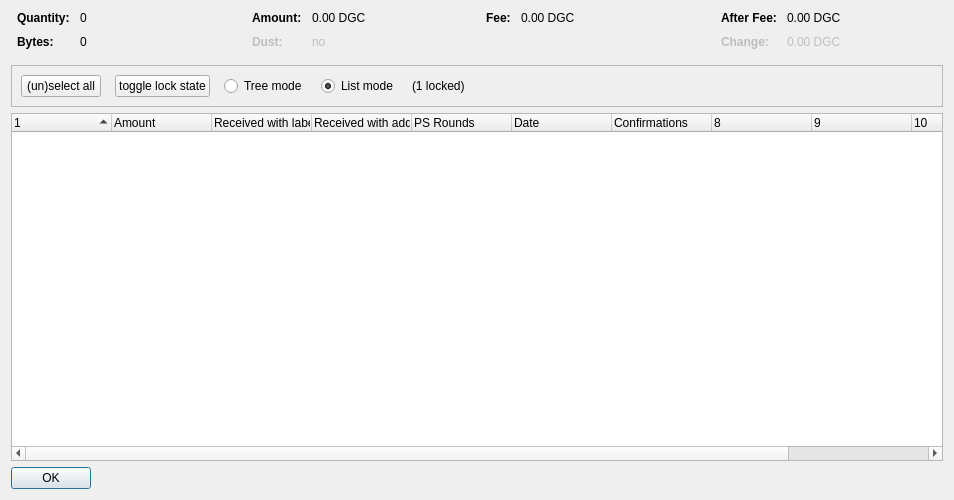
<?xml version="1.0" encoding="UTF-8"?>
<ui version="4.0">
 <class>CoinControlDialog</class>
 <widget class="QDialog" name="CoinControlDialog">
  <property name="geometry">
   <rect>
    <x>0</x>
    <y>0</y>
    <width>954</width>
    <height>500</height>
   </rect>
  </property>
  <property name="windowTitle">
   <string>Coin Selection</string>
  </property>
  <layout class="QVBoxLayout" name="verticalLayout">
   <item>
    <layout class="QHBoxLayout" name="horizontalLayoutTop" stretch="0,0,0,0">
     <property name="topMargin">
      <number>0</number>
     </property>
     <property name="bottomMargin">
      <number>10</number>
     </property>
     <item>
      <layout class="QFormLayout" name="formLayoutCoinControl1">
       <property name="horizontalSpacing">
        <number>10</number>
       </property>
       <property name="verticalSpacing">
        <number>10</number>
       </property>
       <property name="leftMargin">
        <number>6</number>
       </property>
       <property name="rightMargin">
        <number>6</number>
       </property>
       <item row="0" column="0">
        <widget class="QLabel" name="labelCoinControlQuantityText">
         <property name="font">
          <font>
           <weight>75</weight>
           <bold>true</bold>
          </font>
         </property>
         <property name="text">
          <string>Quantity:</string>
         </property>
        </widget>
       </item>
       <item row="0" column="1">
        <widget class="QLabel" name="labelCoinControlQuantity">
         <property name="cursor">
          <cursorShape>IBeamCursor</cursorShape>
         </property>
         <property name="contextMenuPolicy">
          <enum>Qt::ActionsContextMenu</enum>
         </property>
         <property name="text">
          <string notr="true">0</string>
         </property>
         <property name="textInteractionFlags">
          <set>Qt::LinksAccessibleByMouse|Qt::TextSelectableByKeyboard|Qt::TextSelectableByMouse</set>
         </property>
        </widget>
       </item>
       <item row="1" column="0">
        <widget class="QLabel" name="labelCoinControlBytesText">
         <property name="font">
          <font>
           <weight>75</weight>
           <bold>true</bold>
          </font>
         </property>
         <property name="text">
          <string>Bytes:</string>
         </property>
        </widget>
       </item>
       <item row="1" column="1">
        <widget class="QLabel" name="labelCoinControlBytes">
         <property name="cursor">
          <cursorShape>IBeamCursor</cursorShape>
         </property>
         <property name="contextMenuPolicy">
          <enum>Qt::ActionsContextMenu</enum>
         </property>
         <property name="text">
          <string notr="true">0</string>
         </property>
         <property name="textInteractionFlags">
          <set>Qt::LinksAccessibleByMouse|Qt::TextSelectableByKeyboard|Qt::TextSelectableByMouse</set>
         </property>
        </widget>
       </item>
      </layout>
     </item>
     <item>
      <layout class="QFormLayout" name="formLayoutCoinControl2">
       <property name="horizontalSpacing">
        <number>10</number>
       </property>
       <property name="verticalSpacing">
        <number>10</number>
       </property>
       <property name="leftMargin">
        <number>6</number>
       </property>
       <property name="rightMargin">
        <number>6</number>
       </property>
       <item row="0" column="0">
        <widget class="QLabel" name="labelCoinControlAmountText">
         <property name="font">
          <font>
           <weight>75</weight>
           <bold>true</bold>
          </font>
         </property>
         <property name="text">
          <string>Amount:</string>
         </property>
        </widget>
       </item>
       <item row="0" column="1">
        <widget class="QLabel" name="labelCoinControlAmount">
         <property name="cursor">
          <cursorShape>IBeamCursor</cursorShape>
         </property>
         <property name="contextMenuPolicy">
          <enum>Qt::ActionsContextMenu</enum>
         </property>
         <property name="text">
          <string notr="true">0.00 DGC</string>
         </property>
         <property name="textInteractionFlags">
          <set>Qt::LinksAccessibleByMouse|Qt::TextSelectableByKeyboard|Qt::TextSelectableByMouse</set>
         </property>
        </widget>
       </item>
       <item row="1" column="0">
        <widget class="QLabel" name="labelCoinControlLowOutputText">
         <property name="enabled">
          <bool>false</bool>
         </property>
         <property name="font">
          <font>
           <weight>75</weight>
           <bold>true</bold>
          </font>
         </property>
         <property name="text">
          <string>Dust:</string>
         </property>
        </widget>
       </item>
       <item row="1" column="1">
        <widget class="QLabel" name="labelCoinControlLowOutput">
         <property name="enabled">
          <bool>false</bool>
         </property>
         <property name="cursor">
          <cursorShape>IBeamCursor</cursorShape>
         </property>
         <property name="contextMenuPolicy">
          <enum>Qt::ActionsContextMenu</enum>
         </property>
         <property name="text">
          <string notr="true">no</string>
         </property>
         <property name="textInteractionFlags">
          <set>Qt::LinksAccessibleByMouse|Qt::TextSelectableByKeyboard|Qt::TextSelectableByMouse</set>
         </property>
        </widget>
       </item>
      </layout>
     </item>
     <item>
      <layout class="QFormLayout" name="formLayoutCoinControl3">
       <property name="horizontalSpacing">
        <number>10</number>
       </property>
       <property name="verticalSpacing">
        <number>10</number>
       </property>
       <property name="leftMargin">
        <number>6</number>
       </property>
       <property name="rightMargin">
        <number>6</number>
       </property>
       <item row="0" column="0">
        <widget class="QLabel" name="labelCoinControlFeeText">
         <property name="font">
          <font>
           <weight>75</weight>
           <bold>true</bold>
          </font>
         </property>
         <property name="text">
          <string>Fee:</string>
         </property>
        </widget>
       </item>
       <item row="0" column="1">
        <widget class="QLabel" name="labelCoinControlFee">
         <property name="cursor">
          <cursorShape>IBeamCursor</cursorShape>
         </property>
         <property name="contextMenuPolicy">
          <enum>Qt::ActionsContextMenu</enum>
         </property>
         <property name="text">
          <string notr="true">0.00 DGC</string>
         </property>
         <property name="textInteractionFlags">
          <set>Qt::LinksAccessibleByMouse|Qt::TextSelectableByKeyboard|Qt::TextSelectableByMouse</set>
         </property>
        </widget>
       </item>
      </layout>
     </item>
     <item>
      <layout class="QFormLayout" name="formLayoutCoinControl4">
       <property name="horizontalSpacing">
        <number>10</number>
       </property>
       <property name="verticalSpacing">
        <number>10</number>
       </property>
       <property name="leftMargin">
        <number>6</number>
       </property>
       <property name="rightMargin">
        <number>6</number>
       </property>
       <item row="0" column="0">
        <widget class="QLabel" name="labelCoinControlAfterFeeText">
         <property name="font">
          <font>
           <weight>75</weight>
           <bold>true</bold>
          </font>
         </property>
         <property name="text">
          <string>After Fee:</string>
         </property>
        </widget>
       </item>
       <item row="0" column="1">
        <widget class="QLabel" name="labelCoinControlAfterFee">
         <property name="cursor">
          <cursorShape>IBeamCursor</cursorShape>
         </property>
         <property name="contextMenuPolicy">
          <enum>Qt::ActionsContextMenu</enum>
         </property>
         <property name="text">
          <string notr="true">0.00 DGC</string>
         </property>
         <property name="textInteractionFlags">
          <set>Qt::LinksAccessibleByMouse|Qt::TextSelectableByKeyboard|Qt::TextSelectableByMouse</set>
         </property>
        </widget>
       </item>
       <item row="1" column="0">
        <widget class="QLabel" name="labelCoinControlChangeText">
         <property name="enabled">
          <bool>false</bool>
         </property>
         <property name="font">
          <font>
           <weight>75</weight>
           <bold>true</bold>
          </font>
         </property>
         <property name="text">
          <string>Change:</string>
         </property>
        </widget>
       </item>
       <item row="1" column="1">
        <widget class="QLabel" name="labelCoinControlChange">
         <property name="enabled">
          <bool>false</bool>
         </property>
         <property name="cursor">
          <cursorShape>IBeamCursor</cursorShape>
         </property>
         <property name="contextMenuPolicy">
          <enum>Qt::ActionsContextMenu</enum>
         </property>
         <property name="text">
          <string notr="true">0.00 DGC</string>
         </property>
         <property name="textInteractionFlags">
          <set>Qt::LinksAccessibleByMouse|Qt::TextSelectableByKeyboard|Qt::TextSelectableByMouse</set>
         </property>
        </widget>
       </item>
      </layout>
     </item>
    </layout>
   </item>
   <item>
    <widget class="QFrame" name="frame">
     <property name="minimumSize">
      <size>
       <width>0</width>
       <height>40</height>
      </size>
     </property>
     <property name="frameShape">
      <enum>QFrame::StyledPanel</enum>
     </property>
     <property name="frameShadow">
      <enum>QFrame::Sunken</enum>
     </property>
     <layout class="QHBoxLayout" name="horizontalLayout">
      <item>
       <layout class="QHBoxLayout" name="horizontalLayoutPanel" stretch="0,0,0,0,0,0">
        <property name="spacing">
         <number>14</number>
        </property>
        <item>
         <widget class="QPushButton" name="pushButtonSelectAll">
          <property name="sizePolicy">
           <sizepolicy hsizetype="Maximum" vsizetype="Fixed">
            <horstretch>0</horstretch>
            <verstretch>0</verstretch>
           </sizepolicy>
          </property>
          <property name="text">
           <string>(un)select all</string>
          </property>
          <property name="autoDefault">
           <bool>false</bool>
          </property>
         </widget>
        </item>
        <item>
         <widget class="QPushButton" name="pushButtonToggleLock">
          <property name="sizePolicy">
           <sizepolicy hsizetype="Maximum" vsizetype="Fixed">
            <horstretch>0</horstretch>
            <verstretch>0</verstretch>
           </sizepolicy>
          </property>
          <property name="text">
           <string>toggle lock state</string>
          </property>
          <property name="autoDefault">
           <bool>false</bool>
          </property>
         </widget>
        </item>
        <item>
         <widget class="QRadioButton" name="radioTreeMode">
          <property name="sizePolicy">
           <sizepolicy hsizetype="Maximum" vsizetype="Fixed">
            <horstretch>0</horstretch>
            <verstretch>0</verstretch>
           </sizepolicy>
          </property>
          <property name="text">
           <string>Tree mode</string>
          </property>
         </widget>
        </item>
        <item>
         <widget class="QRadioButton" name="radioListMode">
          <property name="sizePolicy">
           <sizepolicy hsizetype="Maximum" vsizetype="Fixed">
            <horstretch>0</horstretch>
            <verstretch>0</verstretch>
           </sizepolicy>
          </property>
          <property name="text">
           <string>List mode</string>
          </property>
          <property name="checked">
           <bool>true</bool>
          </property>
         </widget>
        </item>
        <item>
         <widget class="QLabel" name="labelLocked">
          <property name="text">
           <string>(1 locked)</string>
          </property>
         </widget>
        </item>
        <item>
         <spacer name="horizontalSpacer">
          <property name="orientation">
           <enum>Qt::Horizontal</enum>
          </property>
          <property name="sizeHint" stdset="0">
           <size>
            <width>40</width>
            <height>20</height>
           </size>
          </property>
         </spacer>
        </item>
       </layout>
      </item>
     </layout>
    </widget>
   </item>
   <item>
    <widget class="CoinControlTreeWidget" name="treeWidget">
     <property name="contextMenuPolicy">
      <enum>Qt::CustomContextMenu</enum>
     </property>
     <property name="sortingEnabled">
      <bool>false</bool>
     </property>
     <property name="columnCount">
      <number>11</number>
     </property>
     <attribute name="headerShowSortIndicator" stdset="0">
      <bool>true</bool>
     </attribute>
     <attribute name="headerStretchLastSection">
      <bool>false</bool>
     </attribute>
     <column>
      <property name="text">
       <string/>
      </property>
     </column>
     <column>
      <property name="text">
       <string>Amount</string>
      </property>
     </column>
     <column>
      <property name="text">
       <string>Received with label</string>
      </property>
     </column>
     <column>
      <property name="text">
       <string>Received with address</string>
      </property>
     </column>
     <column>
      <property name="text">
       <string>PS Rounds</string>
      </property>
     </column>
     <column>
      <property name="text">
       <string>Date</string>
      </property>
     </column>
     <column>
      <property name="text">
       <string>Confirmations</string>
      </property>
      <property name="toolTip">
       <string>Confirmed</string>
      </property>
     </column>
     <column>
      <property name="text">
       <string/>
      </property>
     </column>
     <column>
      <property name="text">
       <string/>
      </property>
     </column>
     <column>
      <property name="text">
       <string/>
      </property>
     </column>
     <column>
      <property name="text">
       <string/>
      </property>
     </column>
    </widget>
   </item>
   <item>
    <widget class="QDialogButtonBox" name="buttonBox">
     <property name="sizePolicy">
      <sizepolicy hsizetype="Maximum" vsizetype="Fixed">
       <horstretch>0</horstretch>
       <verstretch>0</verstretch>
      </sizepolicy>
     </property>
     <property name="orientation">
      <enum>Qt::Horizontal</enum>
     </property>
     <property name="standardButtons">
      <set>QDialogButtonBox::Ok</set>
     </property>
    </widget>
   </item>
  </layout>
 </widget>
 <customwidgets>
  <customwidget>
   <class>CoinControlTreeWidget</class>
   <extends>QTreeWidget</extends>
   <header>coincontroltreewidget.h</header>
  </customwidget>
 </customwidgets>
 <resources/>
 <connections/>
</ui>
